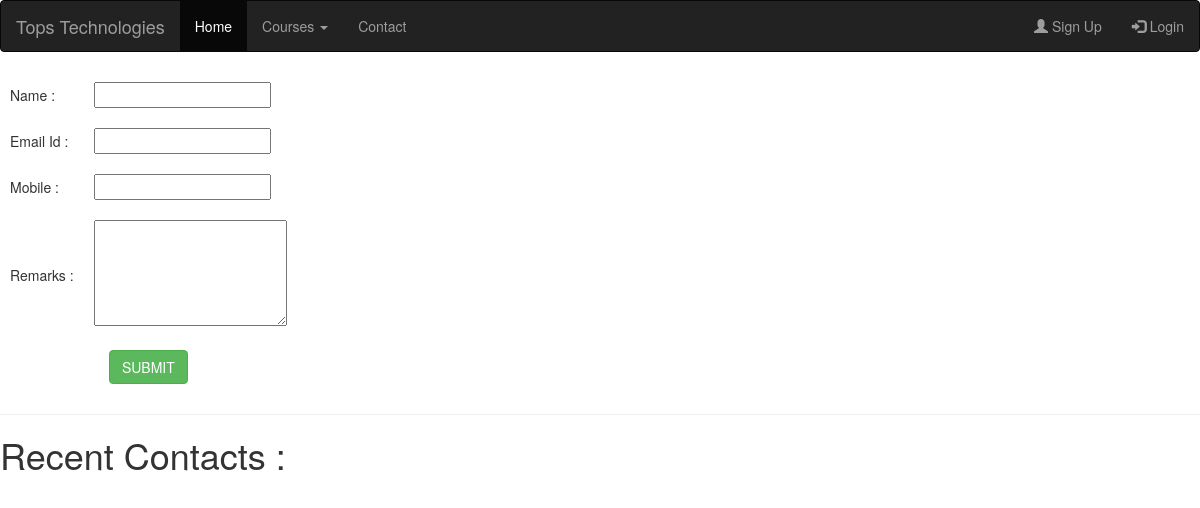
Before: /contact with the older database file.
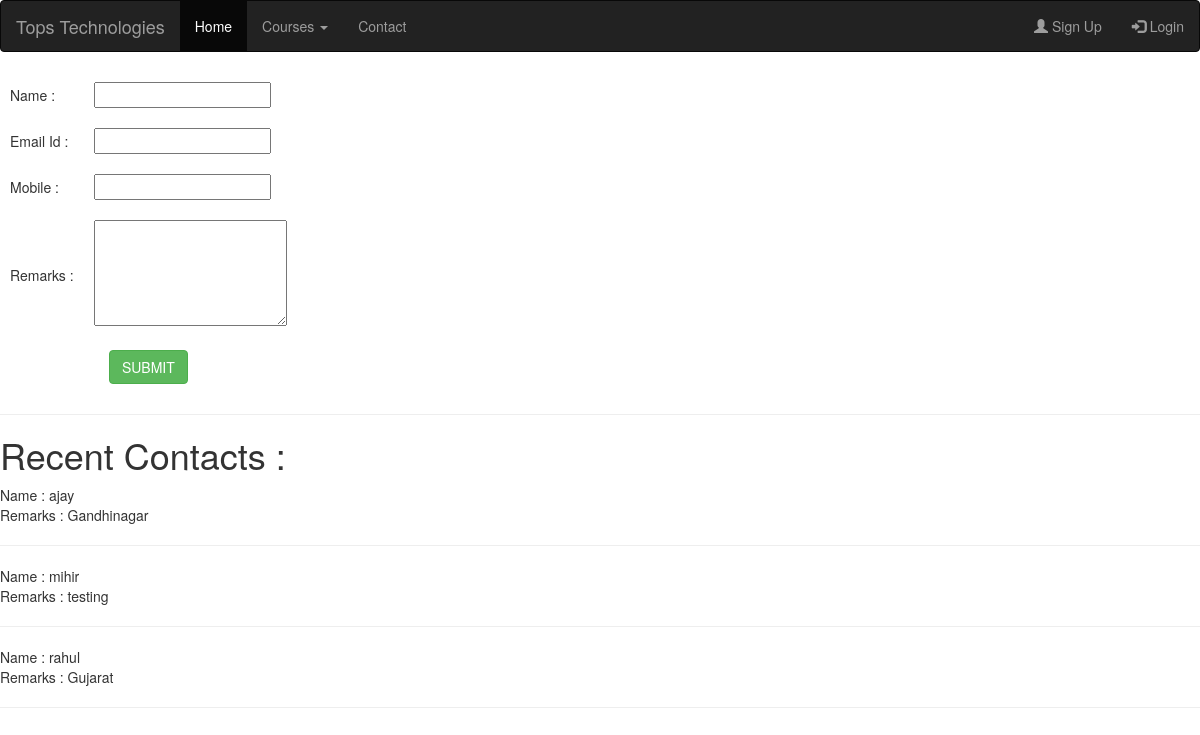
After: the same page with the newer database file.
### myapp/models.py (models this page shows, shortened)
class Contact(models.Model):
    name=models.CharField(max_length=100)
    email=models.EmailField()
    mobile=models.PositiveIntegerField()
    remarks=models.TextField()

### myapp/views.py (the view)
# urls.py: path('contact',views.contact,name='contact'),
def contact(request):
    if request.method=="POST":
        Contact.objects.create(
            name=request.POST['name'],
            email=request.POST['email'],
            mobile=request.POST['mobile'],
            remarks=request.POST['remarks']
        )
        msg="Contact Saved Successfully..!"
        conatcts=Contact.objects.all().order_by("-id")[:3]
        return render(request,'contact.html',{'msg':msg,'contacts':conatcts})
    else:
        conatcts=Contact.objects.all().order_by("-id")[:3]
        return render(request,'contact.html',{'contacts':conatcts})

### myapp/templates/contact.html (shortened to what this page needs)
{% extends 'header.html' %}
 {% block content %}
<!DOCTYPE html>
<html lang="en">
<head>
</head>
<body>
    <form name="contact" method="post" action="{% url 'contact' %}">
        <table>
            <tr>
                <td>Name : </td>
                <td><input type="text" name="name"></td>
            </tr>
            <tr>
                <td>Email Id : </td>
                <td><input type="text" name="email"></td>
            </tr>
            <tr>
                <td>Mobile : </td>
                <td><input type="text" name="mobile"></td>
            </tr>
            <tr>
                <td>Remarks : </td>
                <td><textarea rows="5" cols="23" name="remarks"></textarea></td>
            </tr>
            <tr>
                <td colspan="10" align="center" >
                    <input type="submit" value="SUBMIT" class="btn btn-success">
                </td>
            </tr>
        </table>
    </form>
    <hr>
    <h1>Recent Contacts :</h1>
    {% for i in contacts %}
        Name : {{i.name}} <br>
        Remarks : {{i.remarks}} <br> <hr>
    {% endfor %}
</body>
</html>
{% endblock %}

### myapp/templates/header.html (shortened to what this page needs)
<!DOCTYPE html>
<html lang="en">
<head>
    <link rel="stylesheet" href="https://maxcdn.bootstrapcdn.com/bootstrap/3.4.1/css/bootstrap.min.css">
</head>
<body>
    <nav class="navbar navbar-inverse">
        <div class="container-fluid">
            <div class="navbar-header">
                <a class="navbar-brand" href="/">Tops Technologies</a>
            </div>
            <ul class="nav navbar-nav">
                <li class="active"><a href="/">Home</a></li>
                <li class="dropdown"><a class="dropdown-toggle" data-toggle="dropdown" href="#">Courses <span
                            class="caret"></span></a>
                </li>
                <li><a href="{% url 'contact' %}">Contact</a></li>
            </ul>
            <ul class="nav navbar-nav navbar-right">
                {% if request.session.email %}
                <li><a href="{% url 'profile' %}"><span class="glyphicon glyphicon-edit"></span>Profile </a></li>
                <li><a href="{% url 'change-password' %}"><span class="glyphicon glyphicon-edit"></span> change-password </a></li>
                <li><a href="{% url 'logout' %}"><span class="glyphicon glyphicon-log-out"></span> Log Out( {{request.session.fname}} ) </a></li>
                {% else %}
                <li><a href="{% url 'signup' %}"><span class="glyphicon glyphicon-user"></span> Sign Up</a></li>
                <li><a href="{% url 'login' %}"><span class="glyphicon glyphicon-log-in"></span> Login</a></li>
                {% endif %}
            </ul>
        </div>
    </nav>
    {% block content %}
    {% endblock %}
</body>
</html>

### myapp/templates/header.html (style rules this page uses)
tr,td { padding: 10px; }

Changed rows visible on the page:
added Contact: name "ajay", remarks "Gandhinagar"
added Contact: name "mihir", remarks "testing"
added Contact: name "rahul", remarks "Gujarat"
